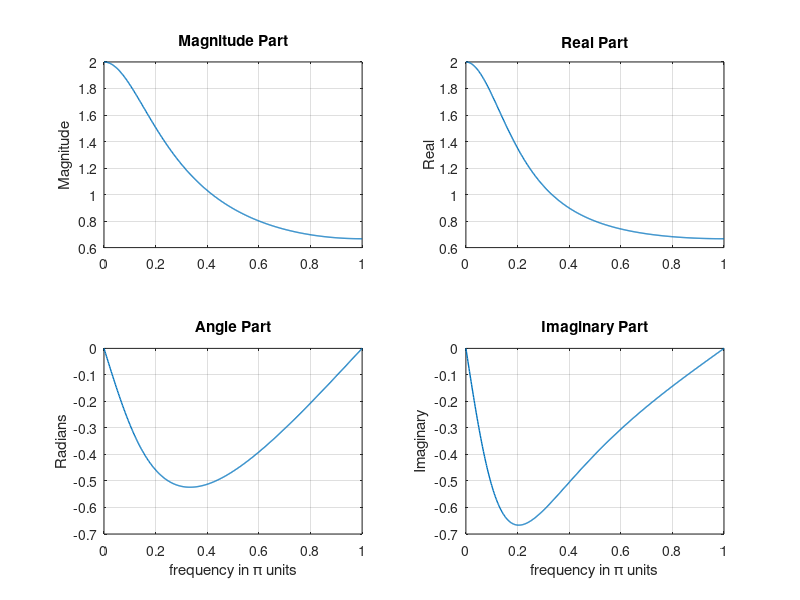

Here is the MATLAB script that generated this plot:
% DTFT (Discrete-Time Fourier Transform)
% Example 3

clear all; clc; close all
w = (0:1:500)*pi/500;      % [0, pi] axis divided in to 501 points
X = exp(1j*w) ./ (exp(1j*w) - 0.5*ones(1,501));
magX = abs(X); angX = angle(X);
realX = real(X); imagX = imag(X);

subplot(2,2,1); plot(w/pi,magX,'linewidth',1); grid
% xlabel('frequency in \pi units');
title('Magnitude Part'); ylabel('Magnitude');

subplot(2,2,3); plot(w/pi,angX,'linewidth',1); grid
xlabel('frequency in \pi units');
title('Angle Part'); ylabel('Radians');

subplot(2,2,2); plot(w/pi,realX,'linewidth',1); grid
% xlabel('frequency in \pi units');
title('Real Part'); ylabel('Real');

subplot(2,2,4); plot(w/pi,imagX,'linewidth',1); grid
xlabel('frequency in \pi units');
title('Imaginary Part'); ylabel('Imaginary');


% Example 4

clear all; clc; close all
x1 = rand(1,11); x2 = rand(1,11); n = 0:10;
alpha = 2; beta = 3;
k = 0:500; w = (pi/500)*k;
X1 = x1 * (exp(-j*pi/500).^(n'*k)); % DTFT of x1
X2 = x2 * (exp(-j*pi/500).^(n'*k)); % DTFT of x2
x = alpha * x1 + beta * x2;         % Linear combination of x1 & x2
X = x * (exp(-j*pi/500).^(n'*k));  
% verification
X_check = alpha*X1 + beta*X2;       % Linear combination of x1 & x2
error = max(abs(X-X_check))         % Difference




% Example 5
clear all; clc; close all
x = rand(1,11); n = 0:10;
k = 0:500; w = (pi/500)*k;
X = x * (exp(-j*pi/500).^(n'*k)); % DTFT of x

% signal shifted by two samples
y = x; m = n+2;
Y = y * (exp(-j*pi/500).^(m'*k)); % DTFT of y

% Verification
Y_check = (exp(-j*2).^w).*X;        % multiplication by exp(-j2w)
error = max(abs(Y-Y_check))         % Difference



% Example 6
clear all; clc; close all
n = -5:10;  x = rand(1,length(n)) + j*rand(1,length(n));
k = -100:100; w = (pi/100)*k;       % frequency between -pi and +pi
X = x * (exp(-j*pi/100)).^(n'*k);    % DTFT of x

% conjugation property
y = conj(x); % signal conjugation
Y = y * (exp(-j*pi/100).^(n'*k));   % DTFT of y

% Verification
Y_check = conj(fliplr(X));           % conj(X(-w))
error = max(abs(Y-Y_check))         % Difference
